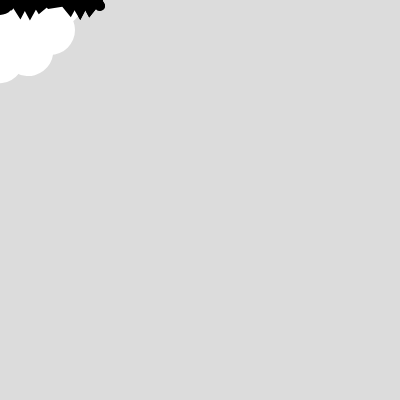
Frame 1 (no input)
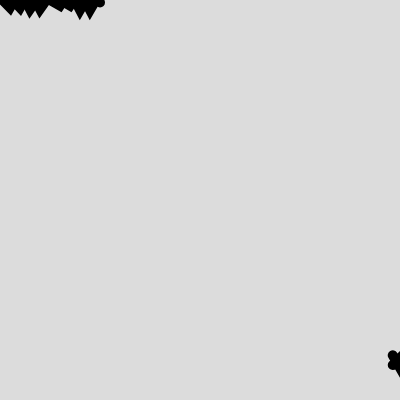
Frame 60 (no input)
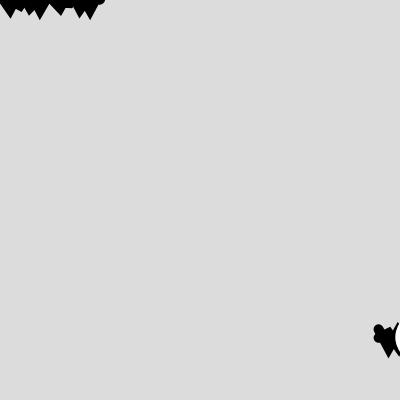
Frame 120 (the mouse pressed at the canvas centre since frame 60)

The p5.js sketch that drew these frames (run headless with seeded random() and noise() and a simulated clock; from frame 60 on, the mouse is pressed at the canvas centre):

// p5.js sketch
// ── sketch.js
let cloud;

function setup() {
  createCanvas(400, 400);
  cloud = new Cloud();
}

function draw() {
  background(220);
  cloud.display();
  cloud.update();
  cloud.drawRightArm();
  cloud.drawLeftArm();
}

class Cloud {
  //constructor(setup)
  constructor() {
this.x = 0;
this.y = 0;
this.xc = this.x;
this.yc = this.y;
this.s = 1;
  }
  display() {

  push();
  translate(this.x, this.y);
  scale(this.s);
  this.drawRightArm();
  this.drawLeftArm();
  noStroke();
  //body
  circle(0, 0, 100);
  //circles around
  for (let a = 0; a < 2 * PI; a += PI / 6) {
    push();
    rotate(a);
    circle(50, 30, 50);
    pop();
  }
  //eyes
  fill(0);
  circle(-30, 0, 5);
  circle(30, 0, 5);
  arc(0, 0, 30, 30, 0, PI);
  pop();
}
update(){
this.x = width + cos(frameCount * 0.1)*100;
this.y = height + sin(frameCount * 0.1)*100;
}

drawRightArm() {
  //arms
  push();
  beginShape();
  let lineLength2 = 100;
  noFill();
  for (let i = -lineLength2; i <= lineLength2; i += lineLength2 / 10) {
    strokeWeight(10);
    let v = 10 * sin(frameCount * 0.1 - i);
    vertex(i, v);
  }
  endShape();
  pop();
}
drawLeftArm() {
  //arms
  push();
  scale(-1, 1);
  beginShape();
  let lineLength2 = 100;
  noFill();
  for (let i = -lineLength2; i <= lineLength2; i += lineLength2 / 10) {
    strokeWeight(10);
    let v = 10 * sin(frameCount * 0.1 - i);
    vertex(i, v);
  }
  endShape();
  pop();
}
}
